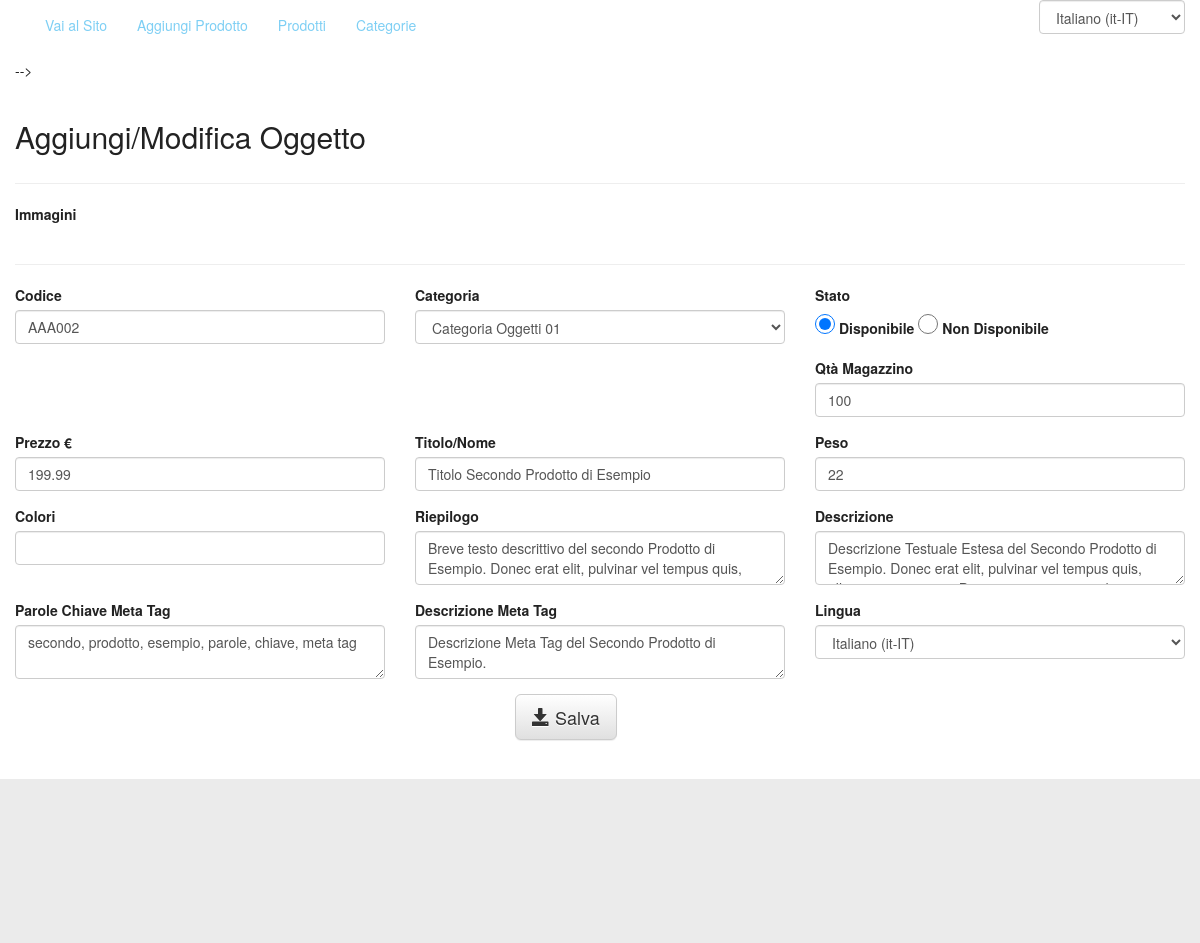
Page /Admin/editItem/18 (signed in) on the earlier database version.
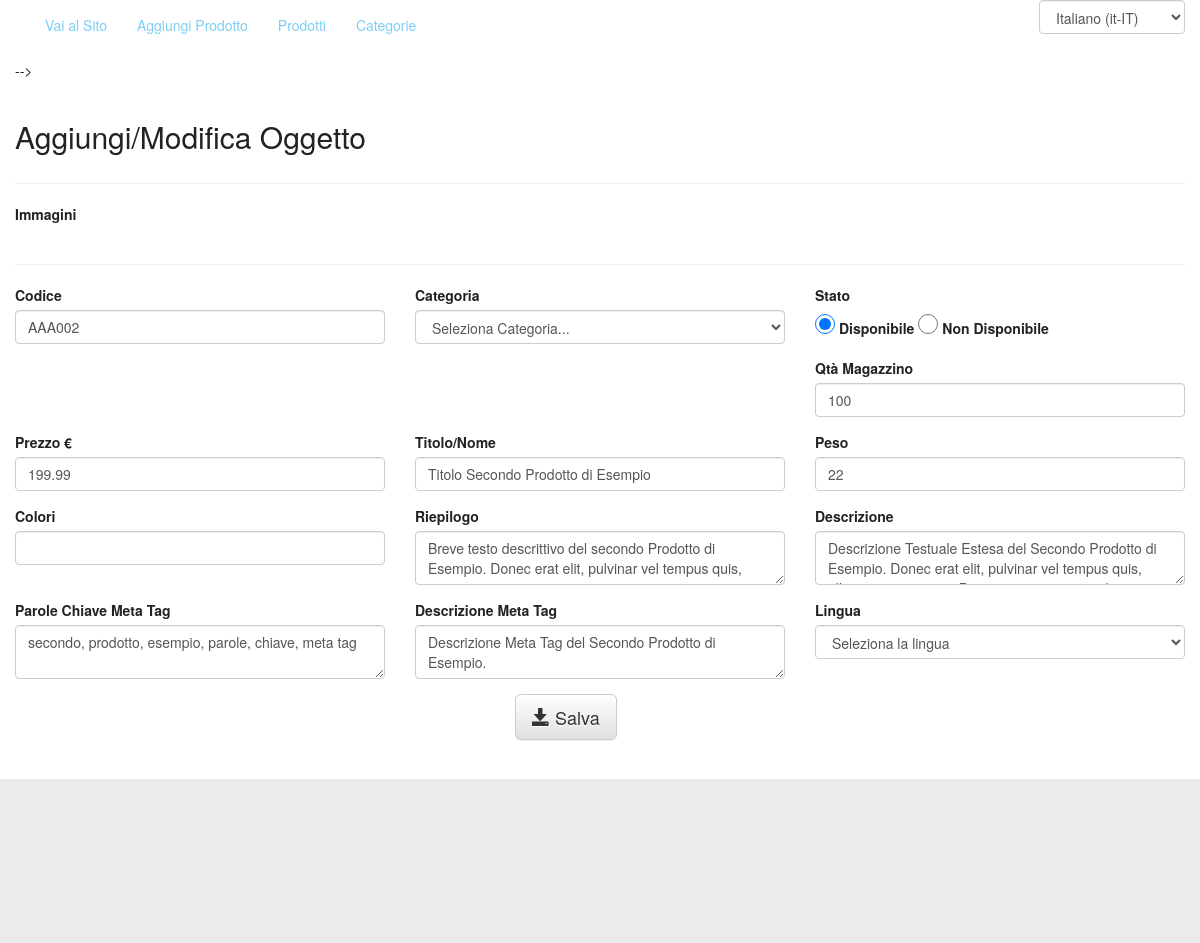
Same page on the later database version.
### tables this page shows
CREATE TABLE `acms_shop_items` (
  `item_id` int(11) NOT NULL,
  `item_code` varchar(45) DEFAULT NULL,
  `fk_category_id` int(11) DEFAULT NULL,
  `fk_lang_id` int(11) NOT NULL,
  `item_status` tinyint(1) DEFAULT '0',
  `item_stock` int(11) DEFAULT NULL,
  `item_price` float DEFAULT NULL,
  `item_title` varchar(100) DEFAULT NULL,
  `item_weight` varchar(45) DEFAULT NULL,
  `item_colors` varchar(45) DEFAULT NULL,
  `item_short_desc` varchar(100) DEFAULT NULL,
  `item_long_desc` text,
  `item_meta_keywords` varchar(150) DEFAULT NULL,
  `item_meta_description` varchar(150) DEFAULT NULL
);

CREATE TABLE `acms_shop_categories` (
  `category_id` int(11) NOT NULL,
  `category_name` varchar(80) DEFAULT NULL,
  `category_status` tinyint(1) DEFAULT '1',
  `fk_lang_id` int(11) NOT NULL,
  `fk_parent_id` int(11) NOT NULL DEFAULT '0',
  `category_parent_name` varchar(45) DEFAULT NULL
);

CREATE TABLE `acms_languages` (
  `lang_id` int(11) NOT NULL,
  `lang_iso_code` varchar(4) DEFAULT NULL,
  `lang_internal_code` varchar(8) DEFAULT NULL,
  `lang_name` varchar(80) DEFAULT NULL
);

### controllers/Admin.php (called while the page is built, shortened)
<?php
class Admin extends Controller
{
    function index()
    {
        $loc_model = $this->getModel('LocalizationModel');
        $this->languages = $loc_model->getLanguages();
        $this->getView('pages/page_default');
    }
    function editItem($args)
    {
        $shop_model = $this->getModel('ShopModel');
        $this->shop_categories = $shop_model->getCategories();
        $this->item = $this->getModel('ShopItemModel');
        if(isset($args[0])){
            $this->item->loadById($args[0]);
        }
        $this->index($args);
    }
}

### index.php (called while the page is built, shortened)
<?php
require_once(__DIR__.'/Config.php');
require_once(Config::$abs_path.'/libs/php/Database.php');
require_once(Config::$abs_path.'/controllers/Controller.php');
(new App());

### libs/php/Database.php (called while the page is built, shortened)
<?php
class Database
{
    public $mysqli;
    public $results;
    public function __construct()
    {
        $this->mysqli = new mysqli( Config::$db_host, Config::$db_user, Config::$db_pass, Config::$db_name);
    }
    public function queryExec($query='')
    {
        $_query = str_replace("#_", Config::$db_prefix, $query);
        if (!$this->results = $this->mysqli->query($_query)) {
            echo "<b>Database() say: </b>query problems<br>";
            echo "Query: " . $_query . "<br>";
            echo "Errno: " . $this->mysqli->errno . "<br>";
            echo "Error: " . $this->mysqli->error . "<br>";
            exit;
        }
        return $this->results;
    }
    public function getObjectData($query='')
    {
        $_query = str_replace("#_", Config::$db_prefix, $query);
        if (!$this->results = $this->mysqli->query($_query)) {
            echo "<b>Database() say: </b>query problems<br>";
            echo "Query: " . $_query . "<br>";
            echo "Errno: " . $this->mysqli->errno . "<br>";
            echo "Error: " . $this->mysqli->error . "<br>";
            exit;
        }
        if ($this->results->num_rows === 0) {
            $data = FALSE;
        }else{
            $data = $this->results->fetch_object();
            $data->num_rows = $this->results->num_rows;
        }
        return $data;
    }
}

### models/ShopItemModel.php (called while the page is built, shortened)
<?php
class ShopItemModel extends Model
{
    public function __get($property){
        if (property_exists($this, $property)){
            return $this->$property;
        }
    }
    public function loadById($item_id = NULL)
    {
        $query =
            "SELECT * FROM #_shop_items
            LEFT JOIN #_shop_categories ON #_shop_categories.category_id = #_shop_items.fk_category_id
            LEFT JOIN #_languages ON #_languages.lang_id = #_shop_items.fk_lang_id
            WHERE item_id = $item_id;";
        $item_data = $this->getObjectData($query);
    }
}

### models/ShopModel.php (called while the page is built, shortened)
<?php
class ShopModel extends Model
{
    function getCategories($fk_lang_id=NULL)
    {
        $query = "SELECT * FROM #_shop_categories ";
        $query.= "LEFT JOIN #_languages ON #_shop_categories.fk_lang_id = #_languages.lang_id";
        $this->results = $this->queryExec($query);
        if(!$this->results){
            return FALSE;
        }else{
            $data = [];
            while($row_obj = $this->results->fetch_object()){
                array_push($data, $row_obj);
            }
            return $data;
        }
    }
}

### models/LocalizationModel.php (called while the page is built, shortened)
<?php
class LocalizationModel extends Model
{
    public function getLanguages()
    {
        $query = "SELECT * FROM #_languages;";
        $this->results = $this->queryExec($query);
        if(!$this->results){
            return FALSE;
        }else{
            $data = array();
            while($row = $this->results->fetch_object()){
                array_push($data, $row);
            }
            return $data;
        }
    }
}

### views/admin/shop/edit_item.php (the view, shortened to what the changed rows need)
<div class="edit_item">
    <div class="row">
        <div class="col-xs-12 col-sm-12 col-md-12 col-lg-12">
            <h2><?=Lang::$edit_item?></h2>
        </div>
    </div><hr/>
    <form name="edit_item_form" method="post" action="<?=Config::$web_path?>/Admin/itemProcess">
        <div class="row">
            <div class="col-xs-12 col-sm-12 col-md-12 col-lg-12">
                <div class="form-group">
                    <label><?=Lang::$images?></label>
                </div>
            </div>
        </div><hr/>
        <div class="row">
            <div class="col-xs-12 col-sm-12 col-md-6 col-lg-4">
                <div class="form-group">
                    <label><?=Lang::$item_code?></label>
                    <input type="text" name="item_code" value="<?=$this->item->item_code?>" class="form-control" />
                </div>
            </div>
            <div class="col-xs-12 col-sm-12 col-md-6 col-lg-4">
                <div class="form-group">
                    <label><?=Lang::$item_category?></label>
                    <select name="fk_category_id" class="form-control" >
                        <option value="1">Seleziona Categoria...</option>
                        <?php foreach($this->shop_categories as $category):?>
                            <option value="<?=$category->category_id?>" <?=($this->item->fk_category_id==$category->category_id) ? " selected" : "";?>>
                                <?=$category->category_name;?>
                            </option>
                        <?php endforeach;?>
                    </select>
                </div>
            </div>
            <div class="col-xs-12 col-sm-12 col-md-6 col-lg-4">
                <div class="form-group">
                    <label><?=Lang::$status?></label><br/>
                    <label>
                        <input type="radio" name="item_status" value="1" <?=($this->item->item_status==1) ? "checked" : "";?> />
                        <?=Lang::$available?>
                    </label>
                    <label>
                        <input type="radio" name="item_status" value="0" <?=($this->item->item_status==0) ? "checked" : "";?> />
                        <?=Lang::$unavailable?>
                    </label>
                </div>
            </div>
            <div class="col-xs-12 col-sm-12 col-md-6 col-lg-4">
                <div class="form-group">
                    <label><?=Lang::$item_stock?></label>
                    <input type="text" name="item_stock" value="<?=$this->item->item_stock;?>" class="form-control" />
                </div>
            </div>
            <div class="col-xs-12 col-sm-12 col-md-6 col-lg-4">
                <div class="form-group">
                    <label><?=Lang::$item_price ?></label>
                    <input type="text" name="item_price" value="<?=$this->item->item_price;?>" class="form-control" />
                </div>
            </div>
            <div class="col-xs-12 col-sm-12 col-md-6 col-lg-4">
                <div class="form-group">
                    <label><?=Lang::$item_title?></label>
                    <input type="text" name="item_title" value="<?=$this->item->item_title;?>" class="form-control" />
                </div>
            </div>
            <div class="col-xs-12 col-sm-12 col-md-6 col-lg-4">
                <div class="form-group">
                    <label><?=Lang::$item_weight?></label>
                    <input type="text" name="item_weight" value="<?=$this->item->item_weight;?>" class="form-control" />
                </div>
            </div>
            <div class="col-xs-12 col-sm-12 col-md-6 col-lg-4">
                <div class="form-group">
                    <label><?=Lang::$item_colors?></label>
                    <input type="text" name="item_colors" value="<?=$this->item->item_colors;?>" class="form-control" />
                </div>
            </div>
            <div class="col-xs-12 col-sm-12 col-md-6 col-lg-4">
                <div class="form-group">
                    <label><?=Lang::$item_short_desc?></label>
                    <textarea name="item_short_desc" class="form-control"><?=$this->item->item_short_desc;?></textarea>
                </div>
            </div>
            <div class="col-xs-12 col-sm-12 col-md-6 col-lg-4">
                <div class="form-group">
                    <label><?=Lang::$item_long_desc?></label>
                    <textarea name="item_long_desc" class="form-control"><?=$this->item->item_long_desc;?></textarea>
                </div>
            </div>
            <div class="col-xs-12 col-sm-12 col-md-6 col-lg-4">
                <div class="form-group">
                    <label><?=Lang::$meta_keys?></label>
                    <textarea name="item_meta_keywords" class="form-control"><?=$this->item->item_meta_keywords;?></textarea>
                </div>
            </div>
            <div class="col-xs-12 col-sm-12 col-md-6 col-lg-4">
                <div class="form-group">
                    <label><?=Lang::$meta_desc?></label>
                    <textarea name="item_meta_description" class="form-control"><?=$this->item->item_meta_description;?></textarea>
                </div>
            </div>
            <div class="col-xs-12 col-sm-12 col-md-6 col-lg-4">
                <div class="form-group">
                    <label><?=Lang::$language?></label>
                    <select name="fk_lang_id" class="form-control">
                        <option value="0"><?=Lang::$select_language?></option>
                        <?php foreach($this->languages as $lang):?>
                            <option value="<?=$lang->lang_id;?>" <?=$lang->lang_id == $this->item->fk_lang_id ? "selected" : "";?>>
                                  <?=$lang->lang_name?> (<?=$lang->lang_internal_code;?>)
                            </option>
                        <?php endforeach;?>
                    </select>
                </div>
            </div>
        </div>
        <div class="row">
            <div class="col-xs-6 col-sm-4 col-md-4 col-lg-2 col-xs-offset-3 col-sm-offset-4 col-md-offset-4 col-lg-offset-5">
                <div class="form-group">
                    <button type="submit" value="edit_item_submit" class="btn btn-default btn-lg">
                        <span class="glyphicon glyphicon-save"></span>
                        <?=Lang::$save?>
                    </button>
                </div>
            </div>
        </div>
    </form>
</div>

Differences in the rows shown:
removed acms_shop_categories: fk_lang_id "Italiano (it-IT)"
changed acms_shop_items "AAA002": fk_category_id "Categoria Oggetti 01" → (not shown)
Other differences:
form field fk_category_id: (not shown) → "Seleziona Categoria..."
form field fk_lang_id: (not shown) → "Seleziona la lingua"
